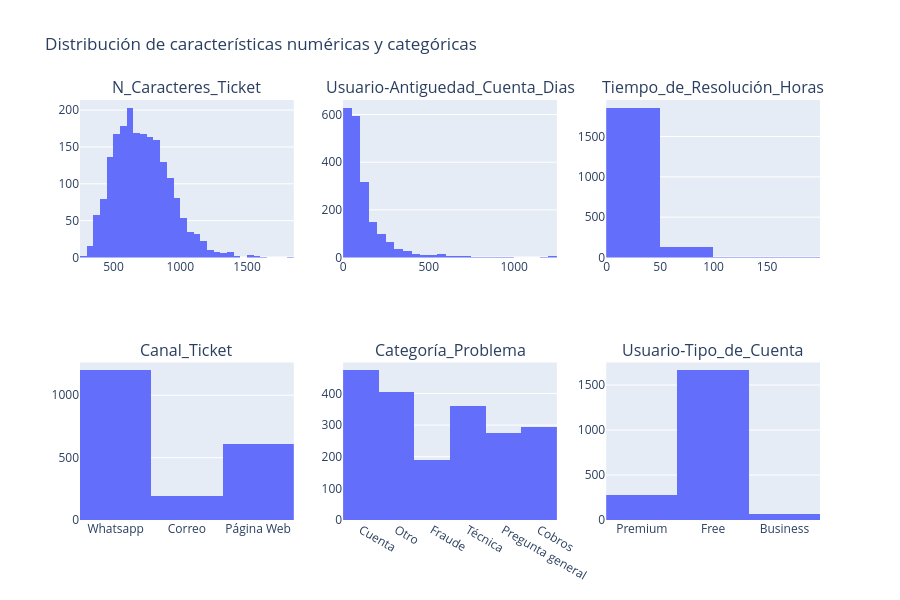

Source (notebook cell):
### Code cell
# Utiliza `histogram` más [subplots](https://plotly.com/python/subplots/) para observar la distribución de características numéricas y categóricas.
# Hint: puedes acceder con `fig.data[0]` a la traza de un histograma generado por `histogram`. _(0.2 pts)_
from plotly.subplots import make_subplots

"""
 0   Id_Ticket                       2000 non-null   str  ids ignoramos
 1   Asunto_Ticket                   2000 non-null   str  texto libre
 2   Contenido_Ticket                2000 non-null   str  texto libre
 3   N_Caracteres_Ticket             2000 non-null   int64 num
 4   Canal_Ticket                    2000 non-null   str  cat
 5   Categoría_Problema              2000 non-null   str  cat
 6   Usuario-Tipo_de_Cuenta          2000 non-null   str  cat
 7   Usuario-Antiguedad_Cuenta_Dias  2000 non-null   int64 num
 8   Fecha_Envío                     2000 non-null   str  fecha ignoramos
 9   Tiempo_de_Resolución_Horas      2000 non-null   int64 num
 10  Nivel_Prioridad  var objetivo ya graficamos
"""

num_cols = ["N_Caracteres_Ticket", "Usuario-Antiguedad_Cuenta_Dias", "Tiempo_de_Resolución_Horas"]
cat_cols = ["Canal_Ticket", "Categoría_Problema", "Usuario-Tipo_de_Cuenta"]
cols = num_cols + cat_cols

fig_subplots = make_subplots(rows=2, cols=3, subplot_titles=cols)

for i, col in enumerate(cols):
    row = i // 3 + 1
    col_num = i % 3 + 1
    fig_hist = px.histogram(df_tickets, x=col, title=f"Distribución de {col}")
    fig_subplots.add_trace(fig_hist.data[0], row=row, col=col_num)

fig_subplots.update_layout(title_text="Distribución de características numéricas y categóricas", height=600, width=900)
fig_subplots.show()

### Figure 1 — Plotly figure (JSON) as saved in the notebook; plotly's stock layout.template omitted (floating-point values rounded to 4 significant figures; data arrays with more than 128 entries replaced by an {"elided": "..."} marker saying what was removed)
{"data": [{"bingroup": "x", "hovertemplate": "N_Caracteres_Ticket=%{x}<br>count=%{y}<extra></extra>", "legendgroup": "", "marker": {"color": "#636efa", "pattern": {"shape": ""}}, "name": "", "orientation": "v", "showlegend": false, "type": "histogram", "x": {"elided": "2000 int values"}, "xaxis": "x", "yaxis": "y"}, {"bingroup": "x", "hovertemplate": "Usuario-Antiguedad_Cuenta_Dias=%{x}<br>count=%{y}<extra></extra>", "legendgroup": "", "marker": {"color": "#636efa", "pattern": {"shape": ""}}, "name": "", "orientation": "v", "showlegend": false, "type": "histogram", "x": {"elided": "2000 int values"}, "xaxis": "x2", "yaxis": "y2"}, {"bingroup": "x", "hovertemplate": "Tiempo_de_Resolución_Horas=%{x}<br>count=%{y}<extra></extra>", "legendgroup": "", "marker": {"color": "#636efa", "pattern": {"shape": ""}}, "name": "", "orientation": "v", "showlegend": false, "type": "histogram", "x": {"elided": "2000 int values"}, "xaxis": "x3", "yaxis": "y3"}, {"bingroup": "x", "hovertemplate": "Canal_Ticket=%{x}<br>count=%{y}<extra></extra>", "legendgroup": "", "marker": {"color": "#636efa", "pattern": {"shape": ""}}, "name": "", "orientation": "v", "showlegend": false, "type": "histogram", "x": {"elided": "2000 str values"}, "xaxis": "x4", "yaxis": "y4"}, {"bingroup": "x", "hovertemplate": "Categoría_Problema=%{x}<br>count=%{y}<extra></extra>", "legendgroup": "", "marker": {"color": "#636efa", "pattern": {"shape": ""}}, "name": "", "orientation": "v", "showlegend": false, "type": "histogram", "x": {"elided": "2000 str values"}, "xaxis": "x5", "yaxis": "y5"}, {"bingroup": "x", "hovertemplate": "Usuario-Tipo_de_Cuenta=%{x}<br>count=%{y}<extra></extra>", "legendgroup": "", "marker": {"color": "#636efa", "pattern": {"shape": ""}}, "name": "", "orientation": "v", "showlegend": false, "type": "histogram", "x": {"elided": "2000 str values"}, "xaxis": "x6", "yaxis": "y6"}], "layout": {"annotations": [{"font": {"size": 16}, "showarrow": false, "text": "N_Caracteres_Ticket", "x": 0.1444, "xanchor": "center", "xref": "paper", "y": 1, "yanchor": "bottom", "yref": "paper"}, {"font": {"size": 16}, "showarrow": false, "text": "Usuario-Antiguedad_Cuenta_Dias", "x": 0.5, "xanchor": "center", "xref": "paper", "y": 1, "yanchor": "bottom", "yref": "paper"}, {"font": {"size": 16}, "showarrow": false, "text": "Tiempo_de_Resolución_Horas", "x": 0.8556, "xanchor": "center", "xref": "paper", "y": 1, "yanchor": "bottom", "yref": "paper"}, {"font": {"size": 16}, "showarrow": false, "text": "Canal_Ticket", "x": 0.1444, "xanchor": "center", "xref": "paper", "y": 0.375, "yanchor": "bottom", "yref": "paper"}, {"font": {"size": 16}, "showarrow": false, "text": "Categoría_Problema", "x": 0.5, "xanchor": "center", "xref": "paper", "y": 0.375, "yanchor": "bottom", "yref": "paper"}, {"font": {"size": 16}, "showarrow": false, "text": "Usuario-Tipo_de_Cuenta", "x": 0.8556, "xanchor": "center", "xref": "paper", "y": 0.375, "yanchor": "bottom", "yref": "paper"}], "height": 600, "title": {"text": "Distribución de características numéricas y categóricas"}, "width": 900, "xaxis": {"anchor": "y", "domain": [0, 0.2889]}, "xaxis2": {"anchor": "y2", "domain": [0.3556, 0.6444]}, "xaxis3": {"anchor": "y3", "domain": [0.7111, 1]}, "xaxis4": {"anchor": "y4", "domain": [0, 0.2889]}, "xaxis5": {"anchor": "y5", "domain": [0.3556, 0.6444]}, "xaxis6": {"anchor": "y6", "domain": [0.7111, 1]}, "yaxis": {"anchor": "x", "domain": [0.625, 1]}, "yaxis2": {"anchor": "x2", "domain": [0.625, 1]}, "yaxis3": {"anchor": "x3", "domain": [0.625, 1]}, "yaxis4": {"anchor": "x4", "domain": [0, 0.375]}, "yaxis5": {"anchor": "x5", "domain": [0, 0.375]}, "yaxis6": {"anchor": "x6", "domain": [0, 0.375]}}}
